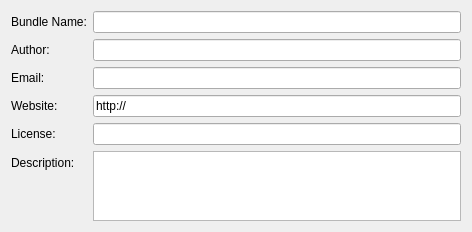
<?xml version="1.0" encoding="UTF-8"?>
<ui version="4.0">
 <class>WdgDlgCreateBundle</class>
 <widget class="QWidget" name="WdgDlgCreateBundle">
  <property name="geometry">
   <rect>
    <x>0</x>
    <y>0</y>
    <width>472</width>
    <height>223</height>
   </rect>
  </property>
  <property name="sizePolicy">
   <sizepolicy hsizetype="Maximum" vsizetype="Preferred">
    <horstretch>0</horstretch>
    <verstretch>0</verstretch>
   </sizepolicy>
  </property>
  <property name="windowTitle">
   <string>New Bundle...</string>
  </property>
  <property name="windowOpacity">
   <double>1.000000000000000</double>
  </property>
  <layout class="QFormLayout" name="formLayout">
   <item row="0" column="0">
    <widget class="QLabel" name="bundleName">
     <property name="text">
      <string>Bundle Name:</string>
     </property>
    </widget>
   </item>
   <item row="0" column="1">
    <widget class="QLineEdit" name="editBundleName"/>
   </item>
   <item row="1" column="0">
    <widget class="QLabel" name="author">
     <property name="text">
      <string>Author:</string>
     </property>
     <property name="scaledContents">
      <bool>false</bool>
     </property>
     <property name="alignment">
      <set>Qt::AlignLeading|Qt::AlignLeft|Qt::AlignVCenter</set>
     </property>
    </widget>
   </item>
   <item row="1" column="1">
    <widget class="QLineEdit" name="editAuthor">
     <property name="text">
      <string/>
     </property>
    </widget>
   </item>
   <item row="4" column="0">
    <widget class="QLabel" name="website">
     <property name="text">
      <string>Website:</string>
     </property>
    </widget>
   </item>
   <item row="4" column="1">
    <widget class="QLineEdit" name="editWebsite">
     <property name="text">
      <string>http://</string>
     </property>
    </widget>
   </item>
   <item row="5" column="0">
    <widget class="QLabel" name="license">
     <property name="text">
      <string>License:</string>
     </property>
    </widget>
   </item>
   <item row="5" column="1">
    <widget class="QLineEdit" name="editLicense">
     <property name="text">
      <string/>
     </property>
    </widget>
   </item>
   <item row="6" column="0">
    <widget class="QLabel" name="description">
     <property name="text">
      <string>Description:</string>
     </property>
    </widget>
   </item>
   <item row="6" column="1">
    <widget class="QPlainTextEdit" name="editDescription"/>
   </item>
   <item row="3" column="1">
    <widget class="QLineEdit" name="editEmail"/>
   </item>
   <item row="3" column="0">
    <widget class="QLabel" name="label">
     <property name="text">
      <string>Email:</string>
     </property>
    </widget>
   </item>
  </layout>
 </widget>
 <resources/>
 <connections/>
</ui>
